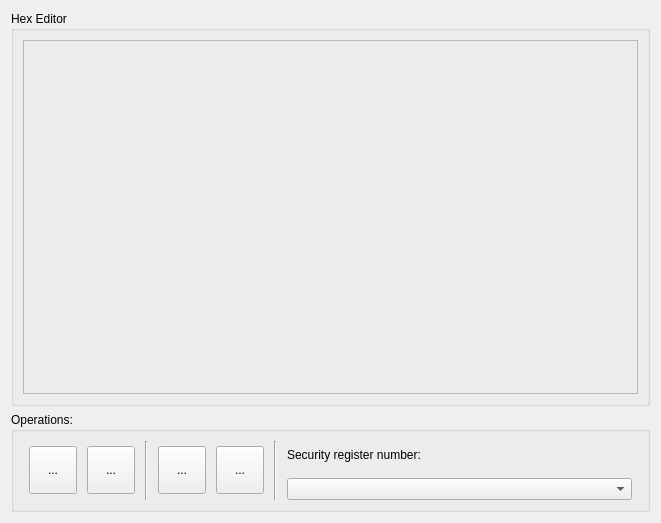
<?xml version="1.0" encoding="UTF-8"?>
<ui version="4.0">
 <class>DialogNandSecurity</class>
 <widget class="QDialog" name="DialogNandSecurity">
  <property name="geometry">
   <rect>
    <x>0</x>
    <y>0</y>
    <width>661</width>
    <height>523</height>
   </rect>
  </property>
  <property name="windowTitle">
   <string>Security registers</string>
  </property>
  <property name="windowIcon">
   <iconset resource="recource.qrc">
    <normaloff>:/res/img/write64.png</normaloff>:/res/img/write64.png</iconset>
  </property>
  <layout class="QVBoxLayout" name="verticalLayout">
   <item>
    <widget class="QGroupBox" name="groupBox_2">
     <property name="title">
      <string>Hex Editor</string>
     </property>
     <layout class="QVBoxLayout" name="verticalLayout_3">
      <property name="sizeConstraint">
       <enum>QLayout::SetMaximumSize</enum>
      </property>
      <item>
       <widget class="QFrame" name="frame">
        <property name="minimumSize">
         <size>
          <width>610</width>
          <height>350</height>
         </size>
        </property>
        <property name="frameShape">
         <enum>QFrame::StyledPanel</enum>
        </property>
        <property name="frameShadow">
         <enum>QFrame::Raised</enum>
        </property>
       </widget>
      </item>
     </layout>
    </widget>
   </item>
   <item>
    <widget class="QGroupBox" name="groupBox">
     <property name="minimumSize">
      <size>
       <width>0</width>
       <height>100</height>
      </size>
     </property>
     <property name="maximumSize">
      <size>
       <width>16777215</width>
       <height>100</height>
      </size>
     </property>
     <property name="title">
      <string>Operations:</string>
     </property>
     <layout class="QHBoxLayout" name="horizontalLayout_3">
      <item>
       <layout class="QHBoxLayout" name="horizontalLayout_2">
        <property name="spacing">
         <number>10</number>
        </property>
        <property name="leftMargin">
         <number>6</number>
        </property>
        <property name="rightMargin">
         <number>6</number>
        </property>
        <item>
         <widget class="QToolButton" name="toolButton_read">
          <property name="minimumSize">
           <size>
            <width>48</width>
            <height>48</height>
           </size>
          </property>
          <property name="maximumSize">
           <size>
            <width>48</width>
            <height>48</height>
           </size>
          </property>
          <property name="toolTip">
           <string>Reading security register data from the chip</string>
          </property>
          <property name="text">
           <string>...</string>
          </property>
          <property name="icon">
           <iconset resource="recource.qrc">
            <normaloff>:/res/img/read64.png</normaloff>:/res/img/read64.png</iconset>
          </property>
          <property name="iconSize">
           <size>
            <width>48</width>
            <height>48</height>
           </size>
          </property>
         </widget>
        </item>
        <item>
         <widget class="QToolButton" name="toolButton_write">
          <property name="minimumSize">
           <size>
            <width>48</width>
            <height>48</height>
           </size>
          </property>
          <property name="maximumSize">
           <size>
            <width>48</width>
            <height>48</height>
           </size>
          </property>
          <property name="toolTip">
           <string>Writing data to the security register</string>
          </property>
          <property name="text">
           <string>...</string>
          </property>
          <property name="icon">
           <iconset resource="recource.qrc">
            <normaloff>:/res/img/write64.png</normaloff>:/res/img/write64.png</iconset>
          </property>
          <property name="iconSize">
           <size>
            <width>48</width>
            <height>48</height>
           </size>
          </property>
         </widget>
        </item>
        <item>
         <widget class="Line" name="line">
          <property name="orientation">
           <enum>Qt::Vertical</enum>
          </property>
         </widget>
        </item>
        <item>
         <widget class="QToolButton" name="toolButton_open">
          <property name="minimumSize">
           <size>
            <width>48</width>
            <height>48</height>
           </size>
          </property>
          <property name="maximumSize">
           <size>
            <width>48</width>
            <height>48</height>
           </size>
          </property>
          <property name="toolTip">
           <string>Open a binary file from a computer</string>
          </property>
          <property name="text">
           <string>...</string>
          </property>
          <property name="icon">
           <iconset resource="recource.qrc">
            <normaloff>:/res/img/open64.png</normaloff>:/res/img/open64.png</iconset>
          </property>
          <property name="iconSize">
           <size>
            <width>48</width>
            <height>48</height>
           </size>
          </property>
         </widget>
        </item>
        <item>
         <widget class="QToolButton" name="toolButton_save">
          <property name="minimumSize">
           <size>
            <width>48</width>
            <height>48</height>
           </size>
          </property>
          <property name="maximumSize">
           <size>
            <width>48</width>
            <height>48</height>
           </size>
          </property>
          <property name="toolTip">
           <string>Save the binary file on the computer</string>
          </property>
          <property name="text">
           <string>...</string>
          </property>
          <property name="icon">
           <iconset resource="recource.qrc">
            <normaloff>:/res/img/save64.png</normaloff>:/res/img/save64.png</iconset>
          </property>
          <property name="iconSize">
           <size>
            <width>48</width>
            <height>48</height>
           </size>
          </property>
         </widget>
        </item>
        <item>
         <widget class="Line" name="line_2">
          <property name="orientation">
           <enum>Qt::Vertical</enum>
          </property>
         </widget>
        </item>
        <item>
         <layout class="QVBoxLayout" name="verticalLayout_2">
          <item>
           <widget class="QLabel" name="label">
            <property name="text">
             <string>Security register number:</string>
            </property>
           </widget>
          </item>
          <item>
           <widget class="QComboBox" name="comboBox_regnum"/>
          </item>
         </layout>
        </item>
       </layout>
      </item>
     </layout>
    </widget>
   </item>
  </layout>
 </widget>
 <resources>
  <include location="recource.qrc"/>
 </resources>
 <connections/>
</ui>
